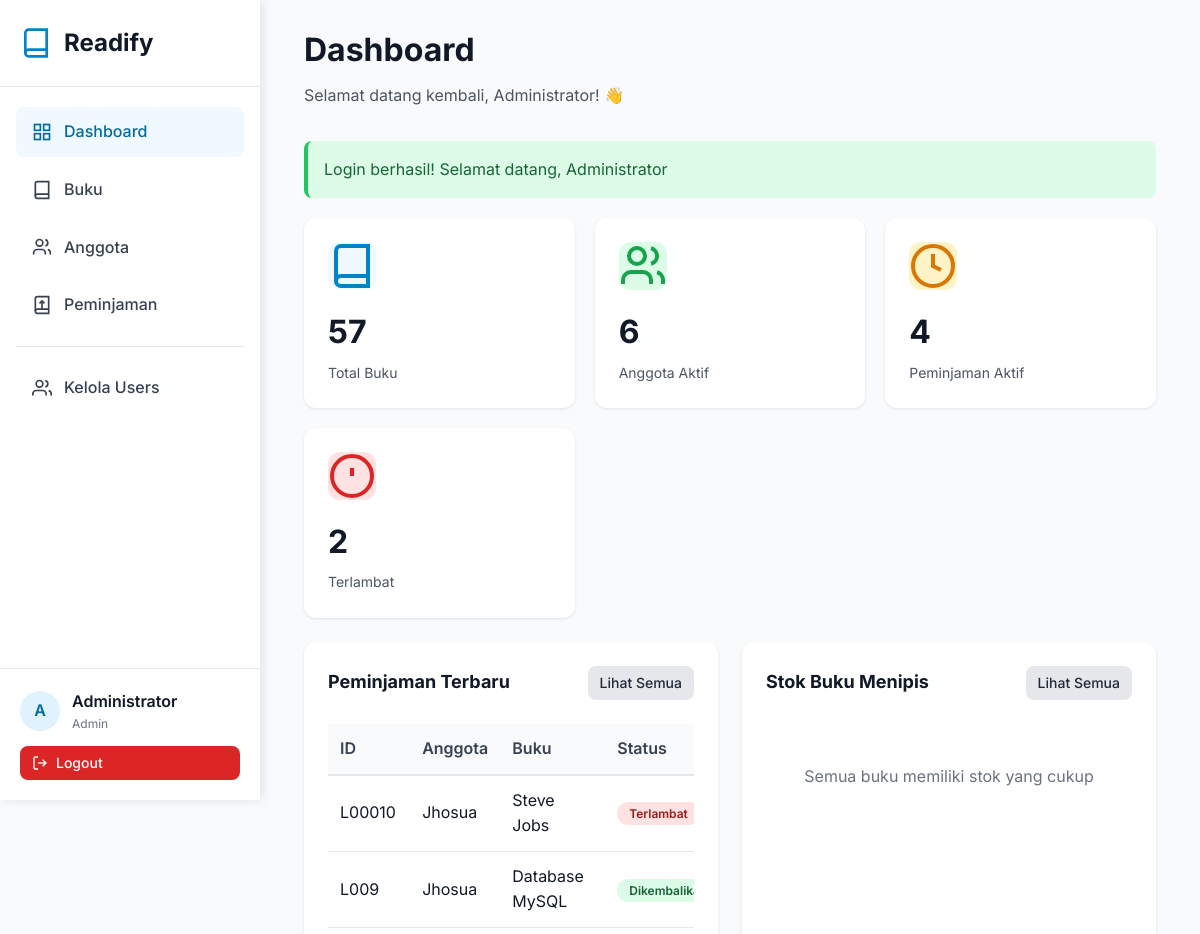
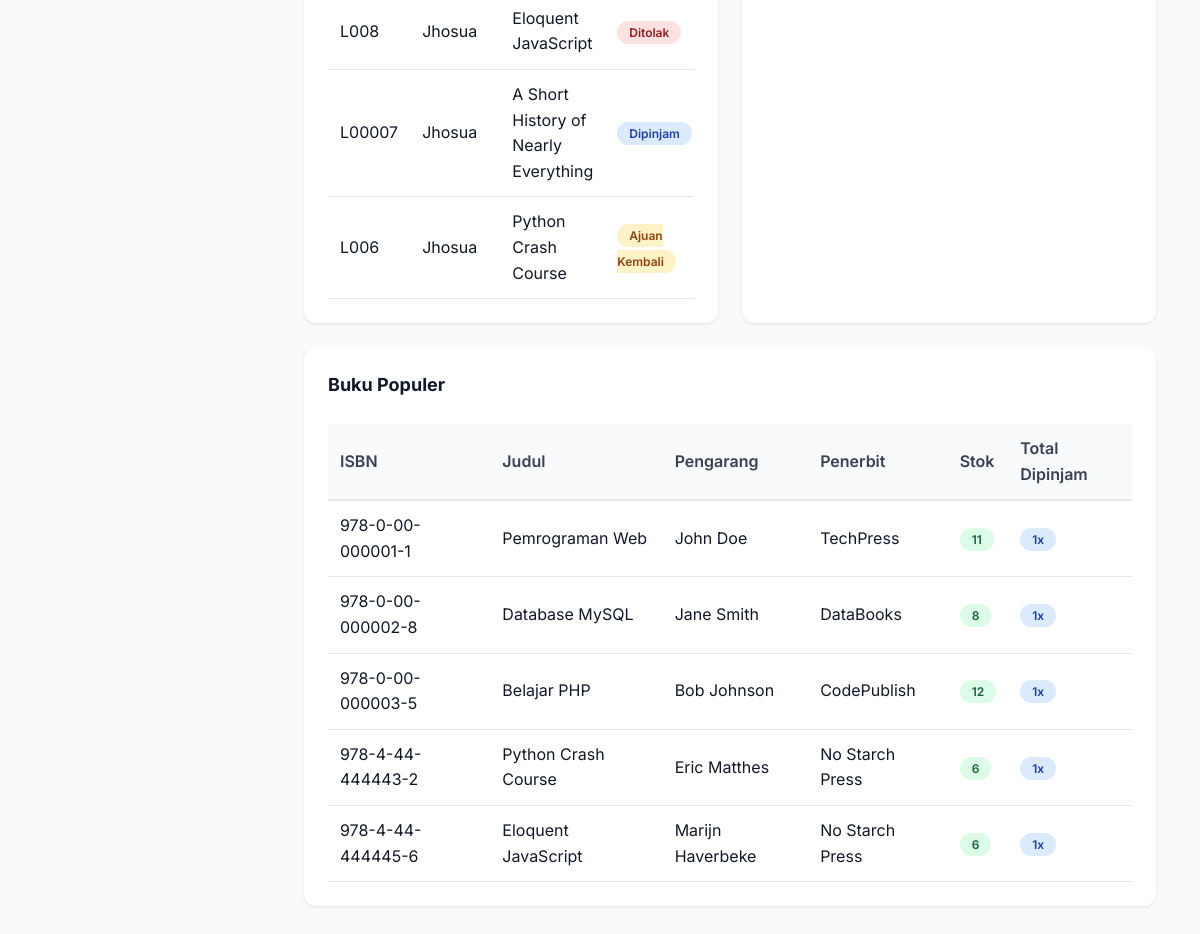
Page /pages/dashboard.php (signed in) on the earlier database version (2 pictures, top to bottom).
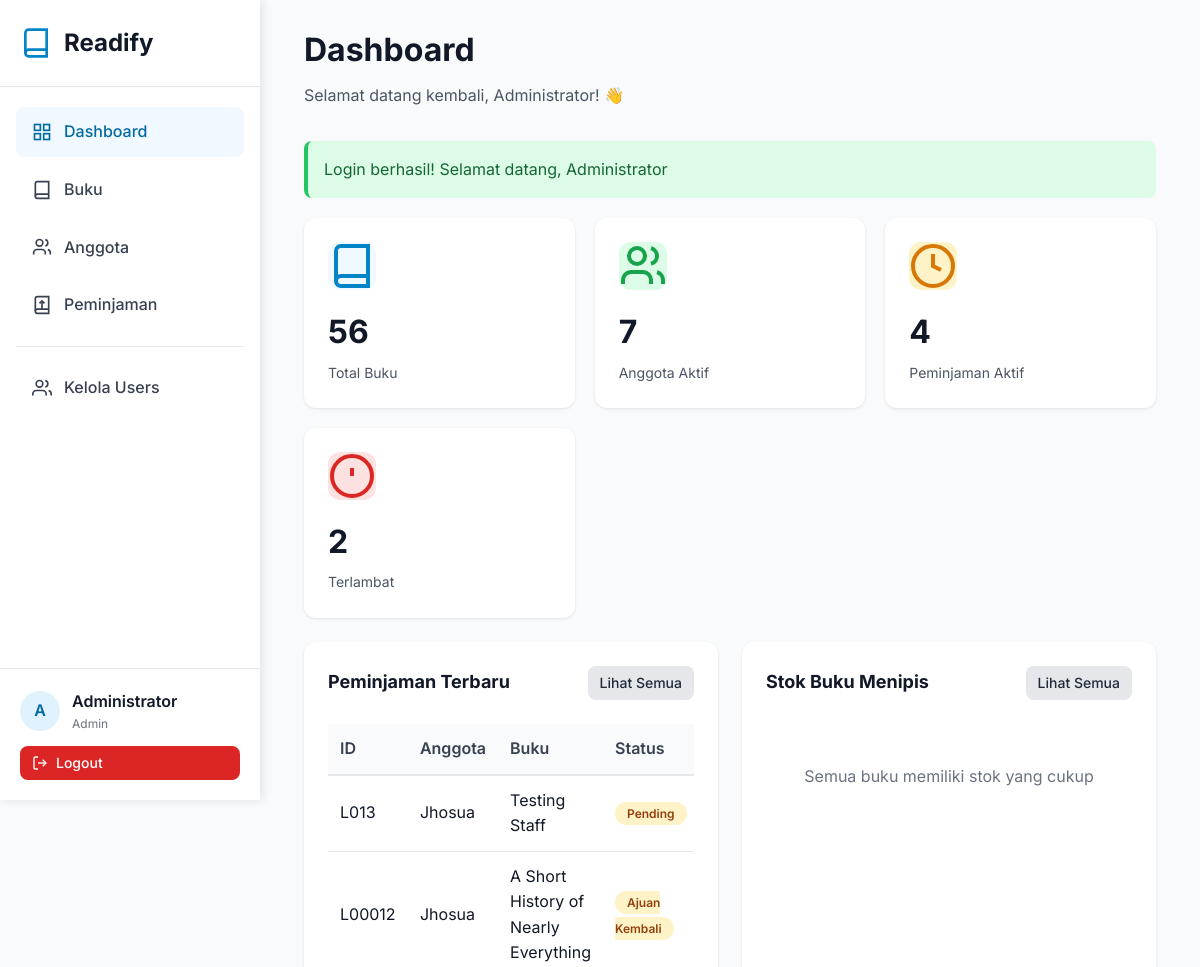
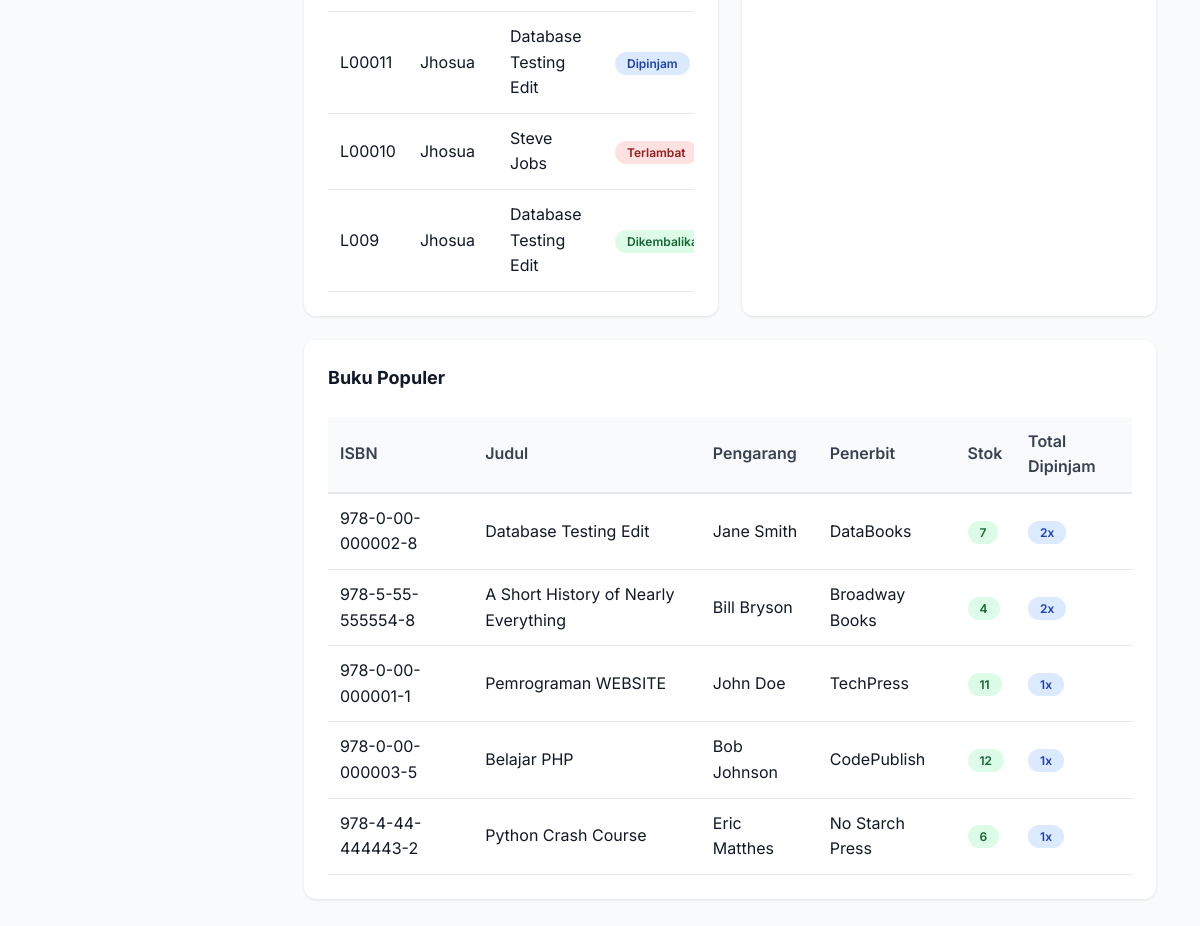
Same page on the later database version (2 pictures, top to bottom).
### tables this page shows
CREATE TABLE `loans` (
  `id` int NOT NULL AUTO_INCREMENT,
  `loan_id` varchar(20) NOT NULL,
  `member_id` int NOT NULL,
  `book_id` int NOT NULL,
  `loan_date` date NOT NULL,
  `due_date` date NOT NULL,
  `return_date` date DEFAULT NULL,
  `status` varchar(50) DEFAULT 'pending',
  `approved_by` int DEFAULT NULL,
  `approved_date` datetime DEFAULT NULL,
  `fine_amount` decimal(10,2) DEFAULT '0.00',
  `book_condition` enum('good','fair','damaged') DEFAULT 'good',
  `notes` text,
  `created_at` timestamp NULL DEFAULT CURRENT_TIMESTAMP,
  `updated_at` timestamp NULL DEFAULT CURRENT_TIMESTAMP ON UPDATE CURRENT_TIMESTAMP,
  PRIMARY KEY (`id`),
  UNIQUE KEY `loan_id` (`loan_id`),
  KEY `idx_loan_id` (`loan_id`),
  KEY `idx_status` (`status`),
  KEY `idx_member` (`member_id`),
  KEY `idx_book` (`book_id`),
  CONSTRAINT `loans_ibfk_1` FOREIGN KEY (`member_id`) REFERENCES `members` (`id`) ON DELETE CASCADE,
  CONSTRAINT `loans_ibfk_2` FOREIGN KEY (`book_id`) REFERENCES `books` (`id`) ON DELETE CASCADE
);

CREATE TABLE `members` (
  `id` int NOT NULL AUTO_INCREMENT,
  `member_id` varchar(20) NOT NULL,
  `user_id` int DEFAULT NULL,
  `name` varchar(100) NOT NULL,
  `email` varchar(100) NOT NULL,
  `phone` varchar(20) DEFAULT NULL,
  `address` text,
  `join_date` date NOT NULL,
  `status` enum('active','inactive') DEFAULT 'active',
  `created_at` timestamp NULL DEFAULT CURRENT_TIMESTAMP,
  `updated_at` timestamp NULL DEFAULT CURRENT_TIMESTAMP ON UPDATE CURRENT_TIMESTAMP,
  PRIMARY KEY (`id`),
  UNIQUE KEY `member_id` (`member_id`),
  UNIQUE KEY `email` (`email`),
  KEY `idx_member_id` (`member_id`),
  KEY `idx_name` (`name`),
  KEY `idx_user_id` (`user_id`),
  CONSTRAINT `members_ibfk_1` FOREIGN KEY (`user_id`) REFERENCES `users` (`id`) ON DELETE SET NULL
);

CREATE TABLE `books` (
  `id` int NOT NULL AUTO_INCREMENT,
  `isbn` varchar(20) NOT NULL,
  `title` varchar(255) NOT NULL,
  `author` varchar(100) NOT NULL,
  `publisher` varchar(100) DEFAULT NULL,
  `year` year DEFAULT NULL,
  `category_id` int DEFAULT NULL,
  `stock` int DEFAULT '0',
  `pages` int DEFAULT NULL,
  `description` text,
  `cover_image` varchar(255) DEFAULT NULL,
  `created_at` timestamp NULL DEFAULT CURRENT_TIMESTAMP,
  `updated_at` timestamp NULL DEFAULT CURRENT_TIMESTAMP ON UPDATE CURRENT_TIMESTAMP,
  PRIMARY KEY (`id`),
  UNIQUE KEY `isbn` (`isbn`),
  KEY `category_id` (`category_id`),
  KEY `idx_title` (`title`),
  KEY `idx_author` (`author`),
  KEY `idx_isbn` (`isbn`),
  CONSTRAINT `books_ibfk_1` FOREIGN KEY (`category_id`) REFERENCES `categories` (`id`) ON DELETE SET NULL
);

### config/database.php (called while the page is built, shortened)
<?php
class Database {
    private $host = DB_HOST;
    private $user = DB_USER;
    private $pass = DB_PASS;
    private $dbname = DB_NAME;
    private $conn;
    private function connect() {
        $this->conn = null;
        try {
            $dsn = "mysql:host=" . $this->host . ";dbname=" . $this->dbname . ";charset=utf8mb4";
            $options = [
                PDO::ATTR_ERRMODE => PDO::ERRMODE_EXCEPTION,
                PDO::ATTR_DEFAULT_FETCH_MODE => PDO::FETCH_ASSOC,
                PDO::ATTR_EMULATE_PREPARES => false,
            ];
            $this->conn = new PDO($dsn, $this->user, $this->pass, $options);
        } catch(PDOException $e) {
            $this->error = $e->getMessage();
            die("Connection failed: " . $this->error);
        }
    }
    public function query($sql, $params = []) {
        try {
            $stmt = $this->conn->prepare($sql);
            $stmt->execute($params);
            return $stmt;
        } catch(PDOException $e) {
            throw new Exception($e->getMessage());
        }
    }
    public function fetchAll($sql, $params = []) {
        $stmt = $this->query($sql, $params);
        return $stmt->fetchAll();
    }
    public function fetchOne($sql, $params = []) {
        $stmt = $this->query($sql, $params);
        return $stmt->fetch();
    }
}

### pages/dashboard.php (the view, shortened to what the changed rows need)
<?php
$db = new Database();
$totalBooks = $db->fetchOne("SELECT COUNT(*) as count FROM books")['count'];
$totalMembers = $db->fetchOne("SELECT COUNT(*) as count FROM members WHERE status = 'active'")['count'];
$recentLoans = $db->fetchAll("
    SELECT l.*, m.name as member_name, m.member_id, b.title as book_title
    FROM loans l
    JOIN members m ON l.member_id = m.id
    JOIN books b ON l.book_id = b.id
    ORDER BY l.created_at DESC
    LIMIT 5
");
$popularBooks = $db->fetchAll("
    SELECT b.*, COUNT(l.id) as borrow_count
    FROM books b
    LEFT JOIN loans l ON b.id = l.book_id
    GROUP BY b.id
    ORDER BY borrow_count DESC
    LIMIT 5
");
include_once '../includes/header.php';
include_once '../includes/sidebar.php';
?>
<div class="container">
    <h1 class="page-title" style="font-size: 32px; font-weight: 700; margin-bottom: 8px;">Dashboard</h1>
    <div class="stats-grid">
        <div class="stat-card">
            <div class="stat-card-icon" style="background-color: var(--primary-50);">
                <svg viewBox="0 0 24 24" fill="none" stroke="currentColor" stroke-width="2" style="color: var(--primary-600);">
                    <path d="M4 19.5A2.5 2.5 0 0 1 6.5 17H20"></path>
                    <path d="M6.5 2H20v20H6.5A2.5 2.5 0 0 1 4 19.5v-15A2.5 2.5 0 0 1 6.5 2z"></path>
                </svg>
            </div>
            <div class="stat-card-value"><?php echo number_format($totalBooks); ?></div>
            <div class="stat-card-label">Total Buku</div>
        </div>
        <div class="stat-card">
            <div class="stat-card-icon" style="background-color: #dcfce7;">
                <svg viewBox="0 0 24 24" fill="none" stroke="currentColor" stroke-width="2" style="color: #16a34a;">
                    <path d="M16 21v-2a4 4 0 0 0-4-4H6a4 4 0 0 0-4 4v2"></path>
                    <circle cx="9" cy="7" r="4"></circle>
                    <path d="M22 21v-2a4 4 0 0 0-3-3.87"></path>
                    <path d="M16 3.13a4 4 0 0 1 0 7.75"></path>
                </svg>
            </div>
            <div class="stat-card-value"><?php echo number_format($totalMembers); ?></div>
            <div class="stat-card-label">Anggota Aktif</div>
        </div>
    </div>
    <div style="display: grid; grid-template-columns: repeat(auto-fit, minmax(400px, 1fr)); gap: 24px;">
        <div class="card">
            <div class="card-header">
                <h2 class="card-title" style="font-size: 18px;">Peminjaman Terbaru</h2>
            </div>
            <?php if (empty($recentLoans)): ?>
                <p style="color: var(--gray-500); text-align: center; padding: 40px 0;">
                    Belum ada peminjaman
                </p>
            <?php else: ?>
                <div class="table-responsive">
                    <table class="table">
                        <thead>
                            <tr>
                                <th>ID</th>
                                <th>Anggota</th>
                                <th>Buku</th>
                                <th>Status</th>
                            </tr>
                        </thead>
                        <tbody>
                            <?php foreach ($recentLoans as $loan): ?>
                                <tr>
                                    <td><?php echo htmlspecialchars($loan['loan_id']); ?></td>
                                    <td><?php echo htmlspecialchars($loan['member_name']); ?></td>
                                    <td><?php echo htmlspecialchars($loan['book_title']); ?></td>
                                    <td>
                                        <?php if ($loan['status'] == 'pending'): ?>
                                            <span class="badge badge-warning">Pending</span>
                                        <?php elseif ($loan['status'] == 'approved'): ?>
                                            <?php if ($loan['return_date']): ?>
                                                <span class="badge badge-success">Dikembalikan</span>
                                            <?php elseif ($loan['due_date'] < date('Y-m-d')): ?>
                                                <span class="badge badge-danger">Terlambat</span>
                                            <?php else: ?>
                                                <span class="badge badge-info">Dipinjam</span>
                                            <?php endif; ?>
                                        <?php elseif ($loan['status'] == 'returned'): ?>
                                            <span class="badge badge-success">Dikembalikan</span>
                                        <?php elseif ($loan['status'] == 'rejected'): ?>
                                            <span class="badge badge-danger">Ditolak</span>
                                        <?php elseif ($loan['status'] == 'return_requested'): ?>
                                            <span class="badge badge-warning">Ajuan Kembali</span>
                                        <?php else: ?>
                                            <span class="badge badge-secondary"><?php echo ucfirst($loan['status']); ?></span>
                                        <?php endif; ?>
                                    </td>
                                </tr>
                            <?php endforeach; ?>
                        </tbody>
                    </table>
                </div>
            <?php endif; ?>
        </div>
        <div class="card">
            <div class="card-header">
                <h2 class="card-title" style="font-size: 18px;">Stok Buku Menipis</h2>
            </div>
        </div>
    </div>
    <div class="card">
        <div class="card-header">
            <h2 class="card-title" style="font-size: 18px;">Buku Populer</h2>
        </div>
        <?php if (empty($popularBooks)): ?>
            <p style="color: var(--gray-500); text-align: center; padding: 40px 0;">
                Belum ada data peminjaman
            </p>
        <?php else: ?>
            <div class="table-responsive">
                <table class="table">
                    <thead>
                        <tr>
                            <th>ISBN</th>
                            <th>Judul</th>
                            <th>Pengarang</th>
                            <th>Penerbit</th>
                            <th>Stok</th>
                            <th>Total Dipinjam</th>
                        </tr>
                    </thead>
                    <tbody>
                        <?php foreach ($popularBooks as $book): ?>
                            <tr>
                                <td><?php echo htmlspecialchars($book['isbn']); ?></td>
                                <td><?php echo htmlspecialchars($book['title']); ?></td>
                                <td><?php echo htmlspecialchars($book['author']); ?></td>
                                <td><?php echo htmlspecialchars($book['publisher']); ?></td>
                                <td>
                                    <?php if ($book['stock'] <= 2): ?>
                                        <span class="badge badge-danger"><?php echo $book['stock']; ?></span>
                                    <?php else: ?>
                                        <span class="badge badge-success"><?php echo $book['stock']; ?></span>
                                    <?php endif; ?>
                                </td>
                                <td>
                                    <span class="badge badge-info"><?php echo $book['borrow_count']; ?>x</span>
                                </td>
                            </tr>
                        <?php endforeach; ?>
                    </tbody>
                </table>
            </div>
        <?php endif; ?>
    </div>
</div>
<?php include_once '../includes/footer.php'; ?>

Differences in the rows shown:
no longer on this page (row unchanged): loans: loan "L008", member.name "Jhosua", book.title "Eloquent JavaScript", status "Ditolak"
no longer on this page (row edited): loans: loan "L00007", member.name "Jhosua", book.title "A Short History of Nearly Everything", status "Dipinjam"
no longer on this page (row unchanged): loans: loan "L006", member.name "Jhosua", book.title "Python Crash Course", status "Ajuan Kembali"
no longer on this page (row unchanged): books: isbn "978-4-44-444445-6", title "Eloquent JavaScript", author "Marijn Haverbeke", publisher "No Starch Press", stock "6", borrow_count "1"
added loans: loan "L013", member.name "Jhosua", book.title "Testing Staff", status "Pending"
added loans: loan "L00012", member.name "Jhosua", book.title "A Short History of Nearly Everything", status "Ajuan Kembali"
added loans: loan "L00011", member.name "Jhosua", book.title "Database Testing Edit", status "Dipinjam"
changed through a linked row, loans (number 5 of 5 on the later page): book.title "Database MySQL" → "Database Testing Edit"
changed books "Jane Smith": title "Database MySQL" → "Database Testing Edit"; stock "8" → "7"; borrow_count "1" → "2"; moves up the list
now on this page (row edited): books: isbn "978-5-55-555554-8", title "A Short History of Nearly Everything", author "Bill Bryson", publisher "Broadway Books", stock "4", borrow_count "2"
changed books "John Doe": title "Pemrograman Web" → "Pemrograman WEBSITE"
Other differences:
$totalBooks: "57" → "56"
$totalMembers: "6" → "7"
